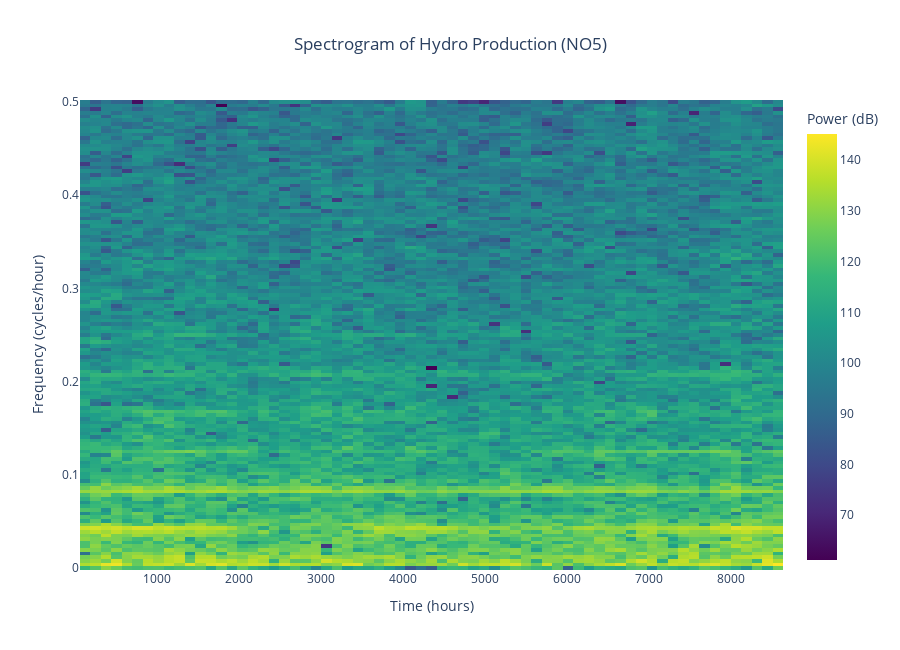

The cell this chart's notebook holds for it:
### Markdown cell above
## Spectrogram for Elhub production Data

### Code cell
import numpy as np
import plotly.graph_objects as go
from scipy.signal import spectrogram
from pymongo import MongoClient
from pymongo.server_api import ServerApi
import toml
import pandas as pd
import matplotlib.pyplot as plt # Keep if you use it elsewhere, but not for plotting here

def plot_production_spectrogram(priceArea='NO1',
                                productionGroup='hydro',
                                window_length=256,
                                overlap=128):
    """
    Create a spectrogram for electricity production data from Elhub using Plotly.

    Parameters
    ----------
    priceArea : str
        Electricity price area (e.g., 'NO1', 'NO2', etc.)
    productionGroup : str
        Type of production (e.g., 'hydro', 'wind', 'thermal')
    window_length : int
        Number of samples per analysis window
    overlap : int
        Number of samples overlapped between windows

    Returns
    -------
    dict
        Contains Plotly figure, frequencies, times, and spectrogram matrix
    """

    # --- Connect to MongoDB ---
    try:
        secrets = toml.load(".streamlit/secrets.toml")
        uri = secrets.get("MONGO", {}).get("uri")
    except Exception:
        uri = None

    client = MongoClient(uri, server_api=ServerApi("1"))
    db = client["Database"]
    collection = db["data"]

    query = {
        "priceArea": priceArea,
        "productionGroup": productionGroup
    }

    print(f"Querying MongoDB for {productionGroup} production in {priceArea}...")
    cursor = collection.find(query).sort("startTime", 1)
    data = list(cursor)

    if len(data) == 0:
        raise ValueError(f"No data found for {productionGroup} in {priceArea}")

    df = pd.DataFrame(data)
    df["startTime"] = pd.to_datetime(df["startTime"], utc=True)
    df = df.sort_values("startTime")

    ts = pd.Series(df["quantityKwh"].values, index=df["startTime"])
    ts = ts.interpolate().fillna(method="bfill").fillna(method="ffill")

    print(f"Loaded {len(ts)} records for {productionGroup} in {priceArea}.")

    # --- Compute Spectrogram ---
    fs = 1.0  # sampling frequency (1 sample/hour if hourly data)
    f, t, Sxx = spectrogram(ts.values, fs=fs, nperseg=window_length, noverlap=overlap)

    # Convert power to dB scale (10 * log10(Sxx))
    Sxx_db = 10 * np.log10(Sxx)
    
    # --- Plot Spectrogram using Plotly ---
    fig = go.Figure(data=go.Heatmap(
        z=Sxx_db,
        x=t,
        y=f,
        colorscale='Viridis', # Consistent with matplotlib's 'viridis'
        colorbar=dict(title='Power (dB)')
    ))

    # Update Layout
    fig.update_layout(
        title={
            'text': f"Spectrogram of {productionGroup.capitalize()} Production ({priceArea})",
            'x': 0.5,
            'xanchor': 'center'
        },
        xaxis_title="Time (hours)",
        yaxis_title="Frequency (cycles/hour)",
        yaxis_type='linear', # Standard linear scale for frequency
        height=650 # Optimized height for a single heatmap
    )

    results = {
        "figure": fig, # Now holds the Plotly figure object
        "frequencies": f,
        "times": t,
        "spectrogram": Sxx
    }

    return results

# --- Updated Execution Block ---
spectrogram_results = plot_production_spectrogram(
    priceArea="NO5",
    productionGroup="hydro",
    window_length=256,
    overlap=128
)

# Show Plotly-fig
spectrogram_results['figure'].show()

print(f"\nSpectrogram computed successfully!")
print(f"Frequency range: {spectrogram_results['frequencies'].min():.6f} to {spectrogram_results['frequencies'].max():.6f} cycles/hour")
print(f"Time range: {spectrogram_results['times'].min():.1f} to {spectrogram_results['times'].max():.1f} hours")
print(f"Spectrogram shape: {spectrogram_results['spectrogram'].shape}")

### Figure 1 — Plotly figure (JSON) as saved in the notebook; plotly's stock layout.template omitted (floating-point values rounded to 4 significant figures; data arrays with more than 128 entries replaced by an {"elided": "..."} marker saying what was removed)
{"data": [{"colorbar": {"title": {"text": "Power (dB)"}}, "colorscale": [[0, "#440154"], [0.1111, "#482878"], [0.2222, "#3e4989"], [0.3333, "#31688e"], [0.4444, "#26828e"], [0.5556, "#1f9e89"], [0.6667, "#35b779"], [0.7778, "#6ece58"], [0.8889, "#b5de2b"], [1, "#fde725"]], "type": "heatmap", "x": [128.0, 256.0, 384.0, 512.0, 640.0, 768.0, 896.0, 1024.0, 1152.0, 1280.0, 1408.0, 1536.0, 1664.0, 1792.0, 1920.0, 2048.0, 2176.0, 2304.0, 2432.0, 2560.0, 2688.0, 2816.0, 2944.0, 3072.0, 3200.0, 3328.0, 3456.0, 3584.0, 3712.0, 3840.0, 3968.0, 4096.0, 4224.0, 4352.0, 4480.0, 4608.0, 4736.0, 4864.0, 4992.0, 5120.0, 5248.0, 5376.0, 5504.0, 5632.0, 5760.0, 5888.0, 6016.0, 6144.0, 6272.0, 6400.0, 6528.0, 6656.0, 6784.0, 6912.0, 7040.0, 7168.0, 7296.0, 7424.0, 7552.0, 7680.0, 7808.0, 7936.0, 8064.0, 8192.0, 8320.0, 8448.0, 8576.0], "y": {"elided": "129 float values"}, "z": {"elided": "129x67 float values"}}], "layout": {"height": 650, "title": {"text": "Spectrogram of Hydro Production (NO5)", "x": 0.5, "xanchor": "center"}, "xaxis": {"title": {"text": "Time (hours)"}}, "yaxis": {"title": {"text": "Frequency (cycles/hour)"}, "type": "linear"}}}
